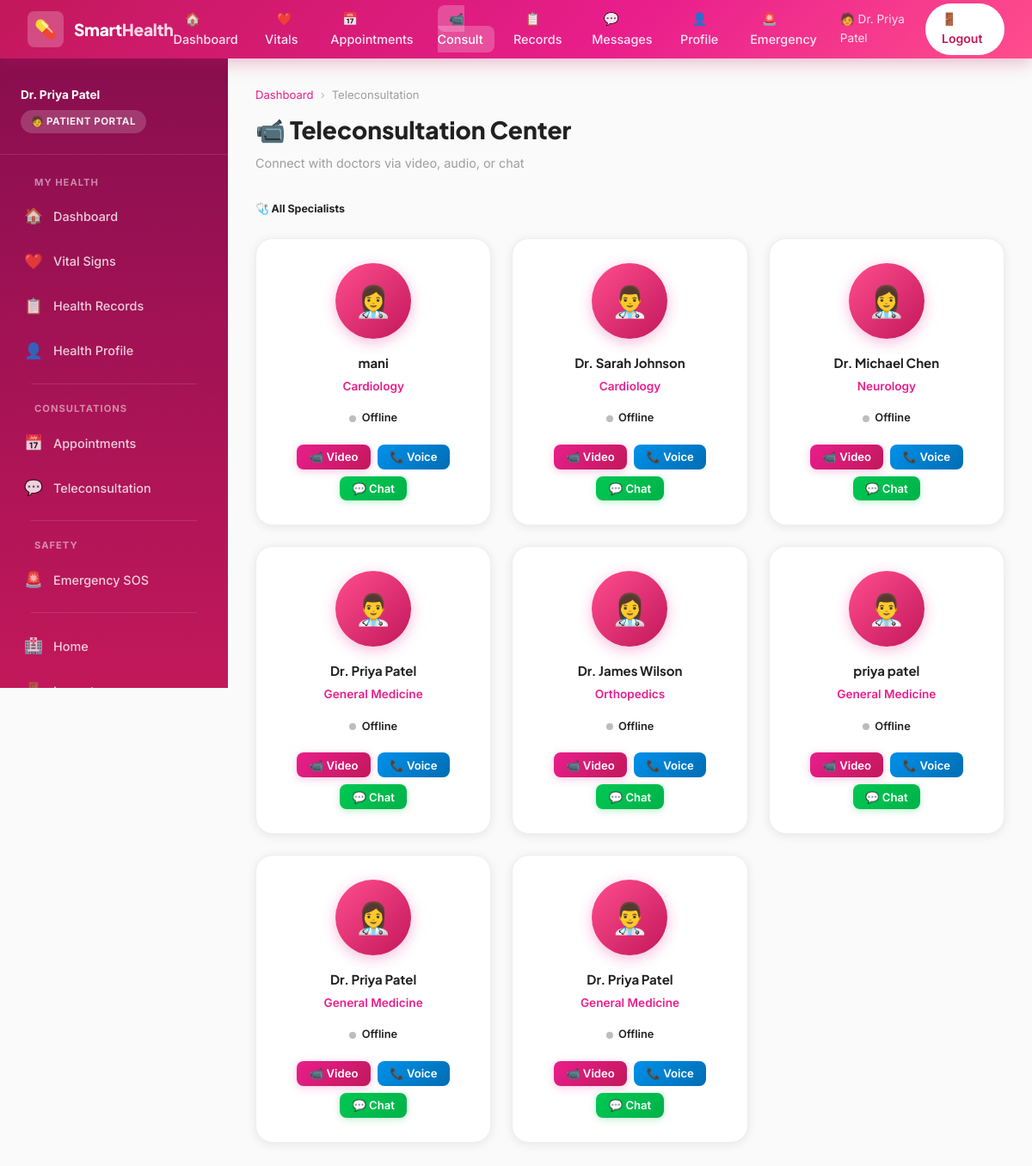
The page /patient/teleconsult (signed in) on the database its author committed.
### tables this page shows
CREATE TABLE users (
            id INTEGER PRIMARY KEY AUTOINCREMENT,
            name TEXT NOT NULL,
            email TEXT UNIQUE NOT NULL,
            password TEXT NOT NULL,
            role TEXT NOT NULL DEFAULT 'patient',
            phone TEXT,
            age INTEGER,
            gender TEXT,
            specialization TEXT,
            status TEXT DEFAULT 'active',
            created_at TEXT
        );

### app.py (the view)
@app.route('/patient/teleconsult')
@login_required
def patient_teleconsult():
    db = get_db()
    doctors = db.execute("SELECT * FROM users WHERE role='doctor'").fetchall()
    return render_template('patient/teleconsult.html', doctors=doctors)

### app.py (called while the page is built)
def login_required(f):
    from functools import wraps
    @wraps(f)
    def decorated(*args, **kwargs):
        if 'user_id' not in session:
            flash('Please login first.', 'warning')
            return redirect(url_for('login'))
        return f(*args, **kwargs)
    return decorated

### database.py (called while the page is built)
def get_db():
    from flask import current_app
    if 'db' not in g:
        g.db = sqlite3.connect(DATABASE)
        g.db.row_factory = sqlite3.Row
    return g.db

### templates/patient/teleconsult.html (shortened to what this page needs)
{% extends "patient/base_patient.html" %}
{% block content %}
<div class="page-header">
  <div class="breadcrumb"><a href="{{ url_for('patient_dashboard') }}">Dashboard</a><span>›</span>Teleconsultation</div>
  <h1>📹 Teleconsultation Center</h1>
  <p>Connect with doctors via video, audio, or chat</p>
</div>
<h5 class="mb-3">🩺 All Specialists</h5>
<div class="doctors-grid mb-3" id="doctorsGrid">
  {% for d in doctors %}
  <div class="doctor-card" data-doctor-id="{{ d.id }}">
    <div class="doctor-avatar">{% if loop.index % 2 == 0 %}👨‍⚕️{% else %}👩‍⚕️{% endif %}</div>
    <h4>{{ d.name }}</h4>
    <div class="specialty">{{ d.specialization or 'General Medicine' }}</div>
    <div class="doctor-status">
      <div class="status-dot offline" id="status-{{ d.id }}"></div>
      <span id="text-{{ d.id }}">Offline</span>
    </div>
    <div style="display:flex;gap:.5rem;flex-wrap:wrap;justify-content:center;">
      <button class="btn btn-primary btn-sm" onclick="requestCall('{{ d.id }}', '{{ d.name }}', 'video')">📹 Video</button>
      <button class="btn btn-info btn-sm" onclick="requestCall('{{ d.id }}', '{{ d.name }}', 'voice')">📞 Voice</button>
      <button class="btn btn-success btn-sm" onclick="requestCall('{{ d.id }}', '{{ d.name }}', 'chat')">💬 Chat</button>
    </div>
  </div>
  {% endfor %}
</div>
{% endblock %}

### templates/patient/base_patient.html (shortened to what this page needs)
<!DOCTYPE html>
<html lang="en">
<head>
  <link rel="stylesheet" href="{{ url_for('static', filename='css/style.css') }}">
</head>
<body>
  <nav class="navbar">
    <a href="{{ url_for('home') }}" class="navbar-brand">
      <div class="brand-icon">💊</div>
      <div class="brand-text">Smart<span>Health</span></div>
    </a>
    <ul class="navbar-nav">
      <li><a href="{{ url_for('patient_dashboard') }}" {% if request.endpoint=='patient_dashboard' %}class="active"{% endif %}>🏠 Dashboard</a></li>
      <li><a href="{{ url_for('patient_vitals') }}" {% if request.endpoint=='patient_vitals' %}class="active"{% endif %}>❤️ Vitals</a></li>
      <li><a href="{{ url_for('patient_appointments') }}" {% if request.endpoint=='patient_appointments' %}class="active"{% endif %}>📅 Appointments</a></li>
      <li><a href="{{ url_for('patient_teleconsult') }}" {% if request.endpoint=='patient_teleconsult' %}class="active"{% endif %}>📹 Consult</a></li>
      <li><a href="{{ url_for('patient_records') }}" {% if request.endpoint=='patient_records' %}class="active"{% endif %}>📋 Records</a></li>
      <li><a href="{{ url_for('chat_list') }}" {% if request.endpoint=='chat_list' %}class="active"{% endif %}>💬 Messages</a></li>
      <li><a href="{{ url_for('patient_health_profile') }}" {% if request.endpoint=='patient_health_profile' %}class="active"{% endif %}>👤 Profile</a></li>
      <li><a href="{{ url_for('patient_emergency') }}" {% if request.endpoint=='patient_emergency' %}class="active"{% endif %}>🚨 Emergency</a></li>
    </ul>
    <div class="navbar-actions">
      <span style="color:rgba(255,255,255,.85);font-size:.85rem;">🧑 {{ session.name }}</span>
      <a href="{{ url_for('logout') }}" class="btn-nav">🚪 Logout</a>
    </div>
  </nav>
  <div class="layout-wrapper">
    <nav class="sidebar">
      <div class="sidebar-brand">
        <div style="font-size:.85rem;font-weight:700;color:#fff;margin-bottom:.4rem;">{{ session.name }}</div>
        <div class="role-badge">🧑 Patient Portal</div>
      </div>
      <ul class="sidebar-nav">
        <li class="sidebar-section-title">My Health</li>
        <li><a href="{{ url_for('patient_dashboard') }}" {% if request.endpoint=='patient_dashboard' %}class="active"{% endif %}><span class="nav-icon">🏠</span>Dashboard</a></li>
        <li><a href="{{ url_for('patient_vitals') }}" {% if request.endpoint=='patient_vitals' %}class="active"{% endif %}><span class="nav-icon">❤️</span>Vital Signs</a></li>
        <li><a href="{{ url_for('patient_records') }}" {% if request.endpoint=='patient_records' %}class="active"{% endif %}><span class="nav-icon">📋</span>Health Records</a></li>
        <li><a href="{{ url_for('patient_health_profile') }}" {% if request.endpoint=='patient_health_profile' %}class="active"{% endif %}><span class="nav-icon">👤</span>Health Profile</a></li>
        <div class="sidebar-divider"></div>
        <li class="sidebar-section-title">Consultations</li>
        <li><a href="{{ url_for('patient_appointments') }}" {% if request.endpoint=='patient_appointments' %}class="active"{% endif %}><span class="nav-icon">📅</span>Appointments</a></li>
        <li><a href="{{ url_for('chat_list') }}" {% if request.endpoint=='chat_list' %}class="active"{% endif %}><span class="nav-icon">💬</span>Teleconsultation</a></li>
        <div class="sidebar-divider"></div>
        <li class="sidebar-section-title">Safety</li>
        <li><a href="{{ url_for('patient_emergency') }}" {% if request.endpoint=='patient_emergency' %}class="active"{% endif %}><span class="nav-icon">🚨</span>Emergency SOS</a></li>
        <div class="sidebar-divider"></div>
        <li><a href="{{ url_for('home') }}"><span class="nav-icon">🏥</span>Home</a></li>
        <li><a href="{{ url_for('logout') }}"><span class="nav-icon">🚪</span>Logout</a></li>
      </ul>
    </nav>
    <main class="main-content">
      {% block content %}{% endblock %}
    </main>
  </div>
</body>
</html>

### rows shown on the page
users: name "mani", specialization "Cardiology"
users: name "Dr. Sarah Johnson", specialization "Cardiology"
users: name "Dr. Michael Chen", specialization "Neurology"
users: name "Dr. Priya Patel", specialization "General Medicine"
users: name "Dr. James Wilson", specialization "Orthopedics"
users: name "priya patel", specialization "General Medicine"
users: name "Dr. Priya Patel", specialization "General Medicine"
users: name "Dr. Priya Patel", specialization "General Medicine"

### other values the page prints
{{ session.name }} "Dr. Priya Patel"
